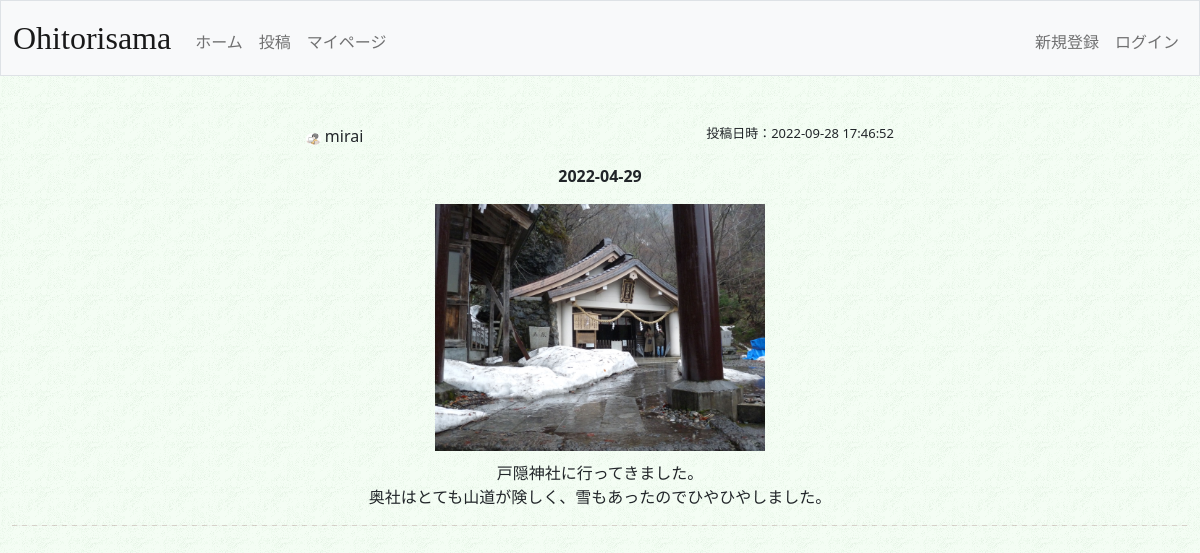
Page /home on the earlier database version.
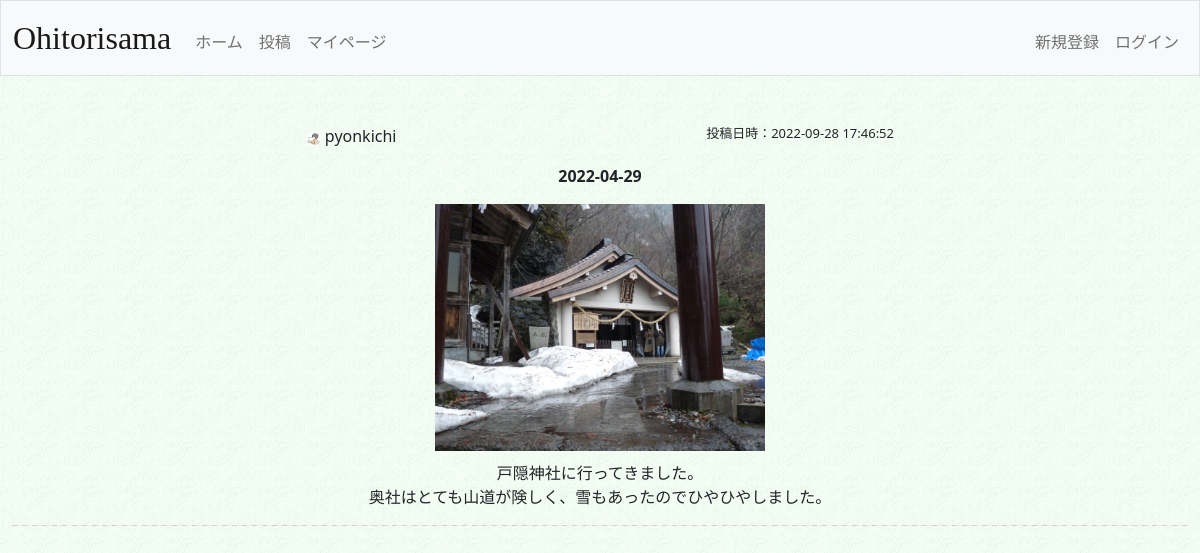
Same page on the later database version.
### tables this page shows
CREATE TABLE 'posts'(
'id' INTEGER PRIMARY KEY AUTOINCREMENT NOT NULL,
'userid' INTEGER NOT NULL,
'go_on' TEXT,
'post_text' TEXT NOT NULL,
'photo_path' TEXT,
'posted_at' TIMESTAMP DEFAULT(datetime('now','localtime')),
'like' INTEGER DEFAULT 0);

CREATE TABLE 'users'(
'id' INTEGER PRIMARY KEY DEFAULT 0,
'username' TEXT NOT NULL,
'hash' TEXT NOT NULL,
'display_name' TEXT DEFAULT 'unknown',
'icon' TEXT,
'comment' TEXT DEFAULT 'よろしくお願いします',
'created_at' TIMESTAMP DEFAULT(datetime('now','localtime'))
);

### app.py (the view)
@app.route("/home")
def home():
    con = sqlite3.connect("./ohitori.db")
    db = con.cursor()
    posts = db.execute("SELECT go_on,post_text,photo_path,posted_at,like,users.display_name AS display_name,users.icon AS icon FROM posts JOIN users ON posts.userid = users.id ORDER BY posted_at DESC").fetchall()
    con.close()
    return render_template("home.html",posts=posts)

### app.py (called while the page is built)
@app.after_request
def after_request(response):
    response.headers["Cache-Control"] = "no-cache, no-store, must-revalidate"
    response.headers["Expires"] = 0
    response.headers["Pragma"] = "no-cache"
    return response

### templates/home.html (shortened to what this page needs)
{% extends "layout.html" %}
{% block main %}
    {% for post in posts %}
        <div class="info">
            <div class="user">
                <img src="../upload/iconimg/{{ post[6]}}" class="posticon">
                <p style="display:inline-block">{{ post[5] }}</p>
            </div>
            <div class="posttime">
                <p>投稿日時：{{ post[3] }}</p>
            </div>
        </div>
        <div class="contents">
            {% if post[0] != None %}
                <p class="goon">{{ post[0]}}</p>
            {% endif %}
            {% if post[2] != None %}
                <img src="../upload/postimg/{{ post[2] }}" width="40%" style="margin-bottom: 10px;">
            {% endif %}
            <p>{{ post[1] }}</p>
        </div>
        <hr class="dash">
    {% endfor %}
{% endblock %}

Differences in the rows shown:
changed through a linked row, posts "戸隠神社に行ってきました。 奥社はとても山道が険しく、雪もあったのでひやひやしました。": display_name "mirai" → "pyonkichi"
